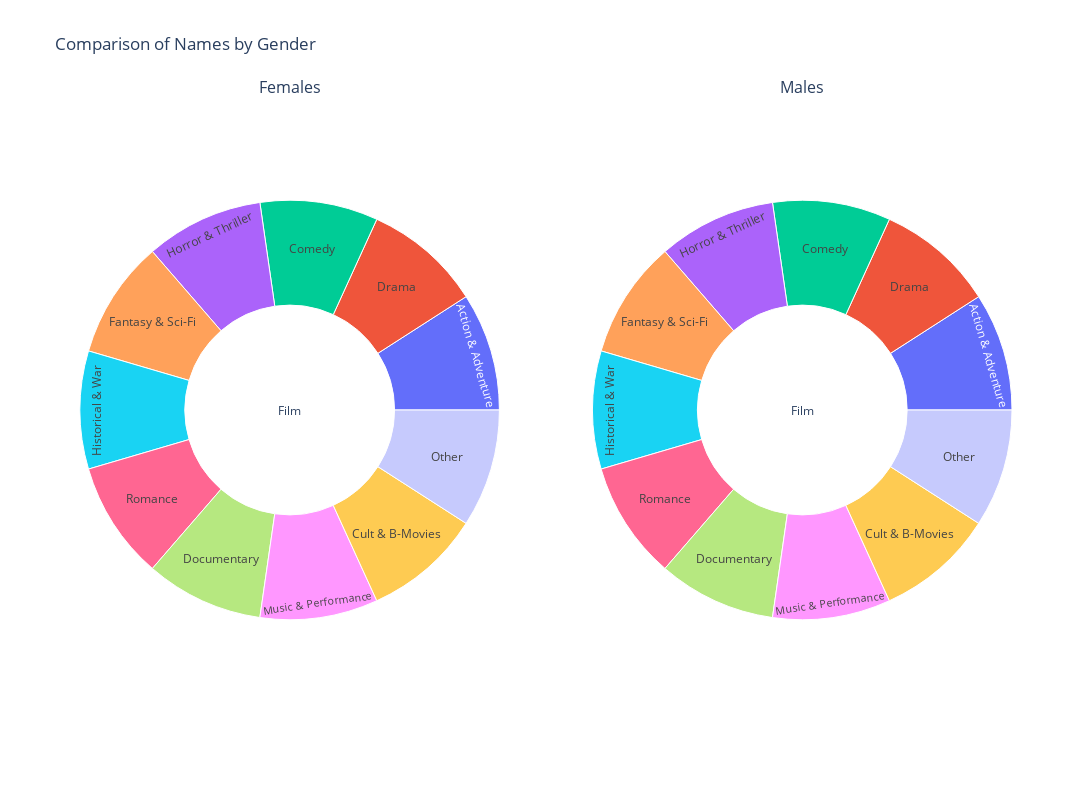

This figure's notebook cell:
### Code cell
frequent_names_f.head(5)

### Figure 1 — Plotly figure (JSON) as saved in the notebook; plotly's stock layout.template omitted (floating-point values rounded to 4 significant figures)
{"data": [{"domain": {"column": 1, "x": [0, 0.45], "y": [0, 1]}, "labels": ["Film", "Action & Adventure", "Drama", "Comedy", "Horror & Thriller", "Fantasy & Sci-Fi", "Historical & War", "Romance", "Documentary", "Music & Performance", "Cult & B-Movies", "Other", "Sarah", "Susan", "Alice", "Rachel", "Lisa", "Julie", "Kate", "Helen", "Elizabeth", "Karen", "Sarah", "Helen", "Alice", "Susan", "Elizabeth", "Kate", "Rachel", "Julie", "Marie", "Annie", "Sarah", "Kate", "Julie", "Alice", "Susan", "Helen", "Elizabeth", "Lisa", "Barbara", "Rachel", "Sarah", "Rachel", "Susan", "Alice", "Karen", "Helen", "Lisa", "Kate", "Elizabeth", "Claire", "Susan", "Alice", "Sarah", "Elizabeth", "Claire", "Kate", "Lisa", "Rachel", "Helen", "Linda", "Elizabeth", "Sarah", "Anne", "Helen", "Margaret", "Marie", "Alice", "Catherine", "Charlotte", "Susan", "Sarah", "Helen", "Elizabeth", "Julie", "Susan", "Kate", "Alice", "Marie", "Maggie", "Linda", "Elizabeth", "Margaret", "Helen", "Barbara", "Marie", "Alice", "Sarah", "Dorothy", "Louise", "Anne", "Pooja", "Priya", "Anjali", "Tina", "Julie", "Sonia", "Radha", "Anita", "Sarah", "Marie", "Sarah", "Helen", "Kate", "Rachel", "Alice", "Linda", "Lisa", "Maggie", "Karen", "Jennifer", "Radha", "Rachel", "Pooja", "Priya", "Shanti", "Neha", "Sandhya", "Frau", "Nisha", "Geeta"], "maxdepth": 2, "parents": ["", "Film", "Film", "Film", "Film", "Film", "Film", "Film", "Film", "Film", "Film", "Film", "Action & Adventure", "Action & Adventure", "Action & Adventure", "Action & Adventure", "Action & Adventure", "Action & Adventure", "Action & Adventure", "Action & Adventure", "Action & Adventure", "Action & Adventure", "Drama", "Drama", "Drama", "Drama", "Drama", "Drama", "Drama", "Drama", "Drama", "Drama", "Comedy", "Comedy", "Comedy", "Comedy", "Comedy", "Comedy", "Comedy", "Comedy", "Comedy", "Comedy", "Horror & Thriller", "Horror & Thriller", "Horror & Thriller", "Horror & Thriller", "Horror & Thriller", "Horror & Thriller", "Horror & Thriller", "Horror & Thriller", "Horror & Thriller", "Horror & Thriller", "Fantasy & Sci-Fi", "Fantasy & Sci-Fi", "Fantasy & Sci-Fi", "Fantasy & Sci-Fi", "Fantasy & Sci-Fi", "Fantasy & Sci-Fi", "Fantasy & Sci-Fi", "Fantasy & Sci-Fi", "Fantasy & Sci-Fi", "Fantasy & Sci-Fi", "Historical & War", "Historical & War", "Historical & War", "Historical & War", "Historical & War", "Historical & War", "Historical & War", "Historical & War", "Historical & War", "Historical & War", "Romance", "Romance", "Romance", "Romance", "Romance", "Romance", "Romance", "Romance", "Romance", "Romance", "Documentary", "Documentary", "Documentary", "Documentary", "Documentary", "Documentary", "Documentary", "Documentary", "Documentary", "Documentary", "Music & Performance", "Music & Performance", "Music & Performance", "Music & Performance", "Music & Performance", "Music & Performance", "Music & Performance", "Music & Performance", "Music & Performance", "Music & Performance", "Cult & B-Movies", "Cult & B-Movies", "Cult & B-Movies", "Cult & B-Movies", "Cult & B-Movies", "Cult & B-Movies", "Cult & B-Movies", "Cult & B-Movies", "Cult & B-Movies", "Cult & B-Movies", "Other", "Other", "Other", "Other", "Other", "Other", "Other", "Other", "Other", "Other"], "type": "sunburst"}, {"domain": {"column": 1, "x": [0.55, 1], "y": [0, 1]}, "labels": ["Film", "Action & Adventure", "Drama", "Comedy", "Horror & Thriller", "Fantasy & Sci-Fi", "Historical & War", "Romance", "Documentary", "Music & Performance", "Cult & B-Movies", "Other", "John", "Tom", "James", "David", "George", "Michael", "Robert", "William", "Jim", "Paul", "John", "David", "George", "Tom", "Paul", "James", "Michael", "Robert", "Charles", "William", "John", "George", "Tom", "Paul", "Charlie", "Michael", "David", "Moe", "James", "Richard", "John", "Michael", "David", "Tom", "Paul", "James", "Robert", "George", "Richard", "Charles", "John", "George", "David", "Tom", "James", "Michael", "Robert", "Charlie", "William", "Arthur", "John", "William", "George", "Robert", "Charles", "Thomas", "James", "David", "Richard", "Tom", "John", "Paul", "David", "George", "Tom", "Michael", "Richard", "Robert", "Charlie", "James", "John", "George", "Robert", "William", "Charles", "David", "Richard", "James", "Paul", "Tom", "John", "George", "Paul", "Vijay", "Shekhar", "Charlie", "Johnny", "Rahul", "David", "Karan", "John", "Tom", "David", "George", "Paul", "Michael", "Charlie", "Jim", "James", "Steve", "John", "George", "Christmas", "Mickey", "James", "Tom", "Philip", "Richard", "Robert", "Max"], "maxdepth": 2, "parents": ["", "Film", "Film", "Film", "Film", "Film", "Film", "Film", "Film", "Film", "Film", "Film", "Action & Adventure", "Action & Adventure", "Action & Adventure", "Action & Adventure", "Action & Adventure", "Action & Adventure", "Action & Adventure", "Action & Adventure", "Action & Adventure", "Action & Adventure", "Drama", "Drama", "Drama", "Drama", "Drama", "Drama", "Drama", "Drama", "Drama", "Drama", "Comedy", "Comedy", "Comedy", "Comedy", "Comedy", "Comedy", "Comedy", "Comedy", "Comedy", "Comedy", "Horror & Thriller", "Horror & Thriller", "Horror & Thriller", "Horror & Thriller", "Horror & Thriller", "Horror & Thriller", "Horror & Thriller", "Horror & Thriller", "Horror & Thriller", "Horror & Thriller", "Fantasy & Sci-Fi", "Fantasy & Sci-Fi", "Fantasy & Sci-Fi", "Fantasy & Sci-Fi", "Fantasy & Sci-Fi", "Fantasy & Sci-Fi", "Fantasy & Sci-Fi", "Fantasy & Sci-Fi", "Fantasy & Sci-Fi", "Fantasy & Sci-Fi", "Historical & War", "Historical & War", "Historical & War", "Historical & War", "Historical & War", "Historical & War", "Historical & War", "Historical & War", "Historical & War", "Historical & War", "Romance", "Romance", "Romance", "Romance", "Romance", "Romance", "Romance", "Romance", "Romance", "Romance", "Documentary", "Documentary", "Documentary", "Documentary", "Documentary", "Documentary", "Documentary", "Documentary", "Documentary", "Documentary", "Music & Performance", "Music & Performance", "Music & Performance", "Music & Performance", "Music & Performance", "Music & Performance", "Music & Performance", "Music & Performance", "Music & Performance", "Music & Performance", "Cult & B-Movies", "Cult & B-Movies", "Cult & B-Movies", "Cult & B-Movies", "Cult & B-Movies", "Cult & B-Movies", "Cult & B-Movies", "Cult & B-Movies", "Cult & B-Movies", "Cult & B-Movies", "Other", "Other", "Other", "Other", "Other", "Other", "Other", "Other", "Other", "Other"], "type": "sunburst"}], "layout": {"annotations": [{"font": {"size": 16}, "showarrow": false, "text": "Females", "x": 0.225, "xanchor": "center", "xref": "paper", "y": 1, "yanchor": "bottom", "yref": "paper"}, {"font": {"size": 16}, "showarrow": false, "text": "Males", "x": 0.775, "xanchor": "center", "xref": "paper", "y": 1, "yanchor": "bottom", "yref": "paper"}], "height": 800, "showlegend": false, "title": {"text": "Comparison of Names by Gender"}, "width": 1600}}
